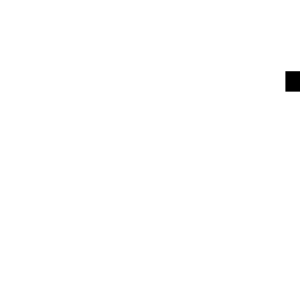
Frame 1 (no input)
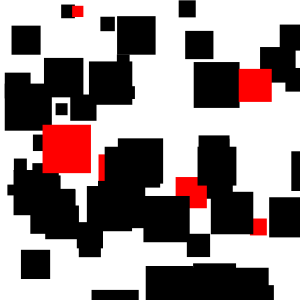
Frame 60 (the mouse pressed at the canvas centre just before this capture)
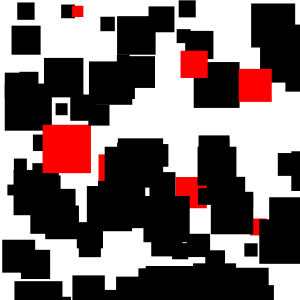
Frame 120 (the mouse held since frame 60 and released just before this capture)

The Processing sketch that drew these frames (run headless with seeded random() and noise(); from frame 60 on, the mouse is pressed at the canvas centre):

// Processing sketch: processing_36730
// ── processing_36730.pde

// Iv Shqevi
// lab 3

void setup() {
  size(300, 300);
  noStroke();
  smooth();
  background(255);
}

float count = 90;
float squares;
float rndColor;

void draw() {

  if (count > 0) {
   rndColor = random(20);
   if(rndColor > 3){ // probability 
     fill(0);
   }else{
     fill(255,0,0);
   }
   
   // creation of random sqeares     
   squares = random(10,50);
   rect(random(width),random(height), squares, squares);
  }
  count--;
}
